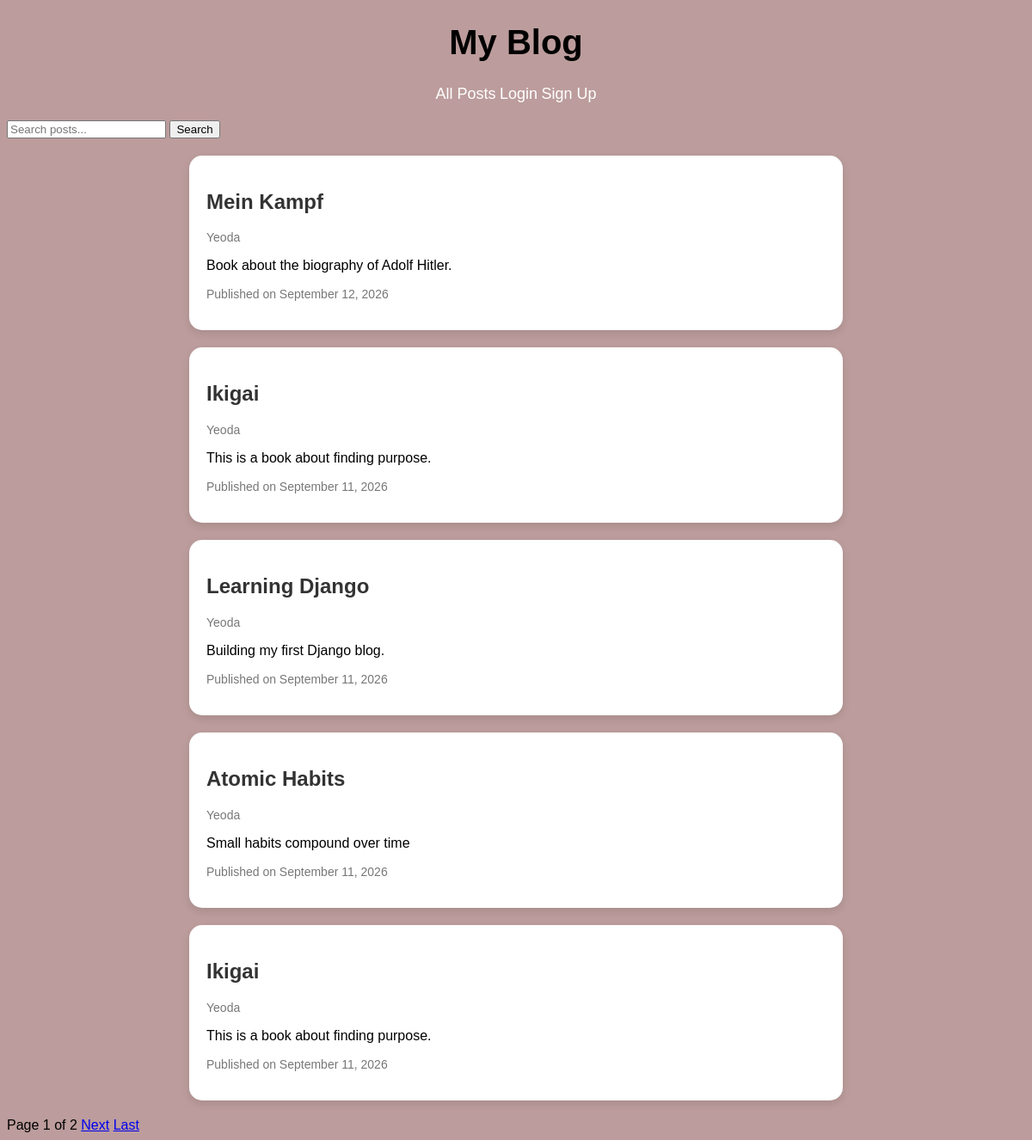
The page /posts/ on the database as committed earlier.
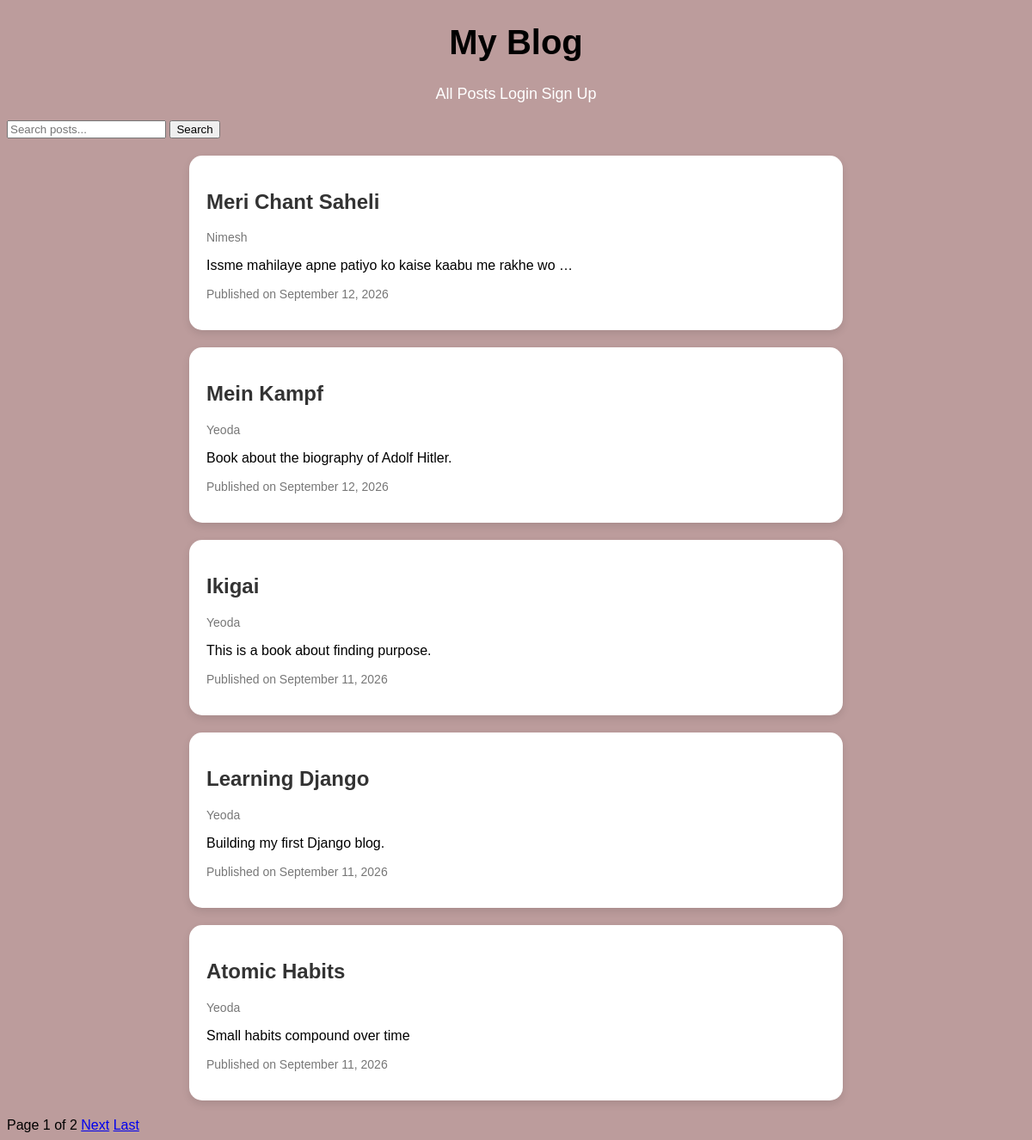
The same page on the database as committed later.
### posts/models.py (models this page shows, shortened)
class Post(models.Model):
    title = models.CharField(max_length=200)
    content = models.TextField()
    author = models.ForeignKey(User, on_delete=models.CASCADE)
    created_at = models.DateTimeField(auto_now_add=True)
    updated_at = models.DateTimeField(auto_now=True)

### posts/views.py (the view)
# urls.py: path("", views.post_list, name="post_list"),
def post_list(request):
    query = request.GET.get("q", "")
    posts = Post.objects.select_related("author").order_by("-created_at")
    if query:
        posts = posts.filter(Q(title__icontains=query) | Q(content__icontains=query))
    paginator = Paginator(posts, 5)
    page_number = request.GET.get("page")
    page_obj = paginator.get_page(page_number)
    return render(request, "posts/post_list.html", {"page_obj": page_obj, "query": query,})

### posts/templates/posts/post_list.html (shortened to what this page needs)
{% extends "posts/base.html" %}
{% block bodycontent %}
<form method="get">
    <input type="text" name="q" placeholder="Search posts..." value="{{ query }}">
    <button type="submit">Search</button>
</form>
{% if page_obj.object_list %}
    <div class="posts-container">
    {% for post in page_obj %}
        <div class="post">
            <h2><a href="{% url 'post_detail' post.id %}">{{ post.title }}</a></h2>
            <p class="meta">{{ post.author.username}}</p>
            <p>{{ post.content|truncatewords:10 }}</p>
            <p class="meta">Published on {{ post.created_at|date:"F j, Y" }}</p>
        </div>
    {% endfor %}
    </div>
    <div class="pagination">
        <span>
            Page {{ page_obj.number }} of {{ page_obj.paginator.num_pages }}
        </span>
        {% if page_obj.has_next %}
            <a href="?q={{ query }}&page={{ page_obj.next_page_number }}">Next</a>
            <a href="?q={{ query }}&page={{ page_obj.paginator.num_pages }}">Last</a>
        {% endif %}
    </div>
{% else %}
    <p>No posts found</p>
{% endif %}
{% endblock %}

### posts/templates/posts/base.html (shortened to what this page needs)
{% load static %}
<!DOCTYPE html>
<html lang="en">
<head>
    <link rel="stylesheet" href="{% static 'posts/style.css' %}">
</head>
<body>
    <h1>My Blog</h1>
    <nav>
        <a href="{% url 'post_list' %}">All Posts</a>
        {% if user.is_authenticated %}
            <span>Welcome, {{ user.username }}</span>
            <a href="{% url 'post_create' %}">Create Post</a>
            <form method="post" action="{% url 'logout' %}" style="display: inline;">
                {% csrf_token %}
                <button type="submit">Logout</button>
            </form>
        {% else %}
            <a href="{% url 'login' %}">Login</a>
            <a href="{% url 'register' %}">Sign Up</a>
        {% endif %}
    </nav>
    {% block bodycontent %}
    {% endblock %}
</body>
</html>

### posts/static/posts/style.css (style rules this page uses)
body { font-family: Arial, sans-serif; background-color: #bc9c9c; }
.post { background-color: white; padding: 20px; margin: 20px; border-radius: 15px; box-shadow: 0 4px 10px rgba(0, 0, 0, 0.1); }
.posts-container { max-width: 800px; margin: 0 auto; }
h1 { text-align: center; font-size: 40px; }
.post h2 a { text-decoration: none; color: #333; }
.meta { color: #777; font-size: 14px; }
nav { text-align: center; margin-bottom: 20px; }
nav a { color: white; text-decoration: none; font-size: 18px; }

Rows that differ between the two databases and show on the page:
no longer on this page (row unchanged): Post: title "Ikigai", author.username "Yeoda", content "This is a book about finding purpose.", created_at "September 11, 2026"
added Post: title "Meri Chant Saheli", author.username "Nimesh", content "Issme mahilaye apne patiyo ko kaise kaabu me rakhe wo …", created_at "September 12, 2026"
